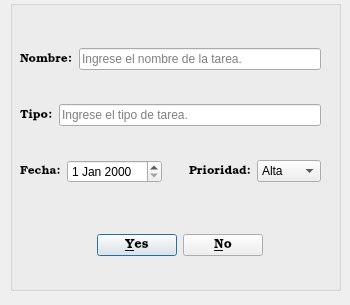
<?xml version="1.0" encoding="UTF-8"?>
<ui version="4.0">
 <class>agregartareas</class>
 <widget class="QDialog" name="agregartareas">
  <property name="geometry">
   <rect>
    <x>0</x>
    <y>0</y>
    <width>350</width>
    <height>305</height>
   </rect>
  </property>
  <property name="minimumSize">
   <size>
    <width>300</width>
    <height>300</height>
   </size>
  </property>
  <property name="maximumSize">
   <size>
    <width>350</width>
    <height>305</height>
   </size>
  </property>
  <property name="windowTitle">
   <string>Dialog</string>
  </property>
  <property name="windowIcon">
   <iconset resource="iconos.qrc">
    <normaloff>:/recursos/Nuevo.png</normaloff>:/recursos/Nuevo.png</iconset>
  </property>
  <widget class="QGroupBox" name="groupBox">
   <property name="geometry">
    <rect>
     <x>10</x>
     <y>0</y>
     <width>331</width>
     <height>291</height>
    </rect>
   </property>
   <property name="minimumSize">
    <size>
     <width>100</width>
     <height>100</height>
    </size>
   </property>
   <property name="title">
    <string/>
   </property>
   <widget class="QWidget" name="widget" native="true">
    <property name="geometry">
     <rect>
      <x>10</x>
      <y>20</y>
      <width>301</width>
      <height>191</height>
     </rect>
    </property>
    <layout class="QGridLayout" name="gridLayout">
     <item row="1" column="0">
      <layout class="QHBoxLayout" name="horizontalLayout_2">
       <item>
        <widget class="QLabel" name="label_6">
         <property name="font">
          <font>
           <family>Bookman Old Style</family>
           <pointsize>9</pointsize>
          </font>
         </property>
         <property name="text">
          <string>Tipo:</string>
         </property>
        </widget>
       </item>
       <item>
        <widget class="QLineEdit" name="inTipo">
         <property name="toolTip">
          <string>&lt;html&gt;&lt;head/&gt;&lt;body&gt;&lt;p align=&quot;justify&quot;&gt;&lt;span style=&quot; font-size:9pt;&quot;&gt;Académica&lt;/span&gt;&lt;/p&gt;&lt;p align=&quot;justify&quot;&gt;&lt;span style=&quot; font-size:9pt;&quot;&gt;Personal&lt;/span&gt;&lt;/p&gt;&lt;p align=&quot;justify&quot;&gt;&lt;span style=&quot; font-size:9pt;&quot;&gt;Familia&lt;/span&gt;&lt;/p&gt;&lt;p align=&quot;justify&quot;&gt;&lt;br/&gt;&lt;/p&gt;&lt;/body&gt;&lt;/html&gt;</string>
         </property>
         <property name="placeholderText">
          <string>Ingrese el tipo de tarea.</string>
         </property>
        </widget>
       </item>
      </layout>
     </item>
     <item row="3" column="0">
      <layout class="QHBoxLayout" name="horizontalLayout_4">
       <item>
        <widget class="QLabel" name="label_8">
         <property name="font">
          <font>
           <family>Bookman Old Style</family>
           <pointsize>9</pointsize>
          </font>
         </property>
         <property name="text">
          <string>Fecha:</string>
         </property>
        </widget>
       </item>
       <item>
        <widget class="QDateEdit" name="inFecha">
         <property name="cursor">
          <cursorShape>PointingHandCursor</cursorShape>
         </property>
         <property name="toolTip">
          <string>Fecha de entrega de la tarea.</string>
         </property>
        </widget>
       </item>
       <item>
        <spacer name="horizontalSpacer">
         <property name="orientation">
          <enum>Qt::Horizontal</enum>
         </property>
         <property name="sizeHint" stdset="0">
          <size>
           <width>40</width>
           <height>20</height>
          </size>
         </property>
        </spacer>
       </item>
       <item>
        <layout class="QHBoxLayout" name="horizontalLayout_3">
         <item>
          <widget class="QLabel" name="label_7">
           <property name="font">
            <font>
             <family>Bookman Old Style</family>
             <pointsize>9</pointsize>
            </font>
           </property>
           <property name="text">
            <string>Prioridad:</string>
           </property>
          </widget>
         </item>
         <item>
          <widget class="QComboBox" name="inPrioridad">
           <property name="cursor">
            <cursorShape>PointingHandCursor</cursorShape>
           </property>
           <property name="toolTip">
            <string>Nivel de prioridad de la tarea.</string>
           </property>
           <item>
            <property name="text">
             <string>Alta</string>
            </property>
           </item>
           <item>
            <property name="text">
             <string>Media</string>
            </property>
           </item>
           <item>
            <property name="text">
             <string>Baja</string>
            </property>
           </item>
          </widget>
         </item>
        </layout>
       </item>
      </layout>
     </item>
     <item row="0" column="0">
      <layout class="QHBoxLayout" name="horizontalLayout">
       <item>
        <widget class="QLabel" name="label_4">
         <property name="font">
          <font>
           <family>Bookman Old Style</family>
           <pointsize>9</pointsize>
          </font>
         </property>
         <property name="text">
          <string>Nombre:</string>
         </property>
        </widget>
       </item>
       <item>
        <widget class="QLineEdit" name="inNombre">
         <property name="toolTip">
          <string>Nombre de la tarea.</string>
         </property>
         <property name="placeholderText">
          <string>Ingrese el nombre de la tarea.</string>
         </property>
        </widget>
       </item>
      </layout>
     </item>
    </layout>
   </widget>
   <widget class="QWidget" name="widget_2" native="true">
    <property name="geometry">
     <rect>
      <x>70</x>
      <y>210</y>
      <width>201</width>
      <height>71</height>
     </rect>
    </property>
    <layout class="QGridLayout" name="gridLayout_2">
     <item row="0" column="0">
      <spacer name="horizontalSpacer_2">
       <property name="orientation">
        <enum>Qt::Horizontal</enum>
       </property>
       <property name="sizeHint" stdset="0">
        <size>
         <width>40</width>
         <height>20</height>
        </size>
       </property>
      </spacer>
     </item>
     <item row="0" column="1">
      <widget class="QDialogButtonBox" name="cmdBoton">
       <property name="font">
        <font>
         <family>Bookman Old Style</family>
         <pointsize>10</pointsize>
        </font>
       </property>
       <property name="cursor">
        <cursorShape>PointingHandCursor</cursorShape>
       </property>
       <property name="standardButtons">
        <set>QDialogButtonBox::No|QDialogButtonBox::Yes</set>
       </property>
      </widget>
     </item>
     <item row="0" column="2">
      <spacer name="horizontalSpacer_3">
       <property name="orientation">
        <enum>Qt::Horizontal</enum>
       </property>
       <property name="sizeHint" stdset="0">
        <size>
         <width>40</width>
         <height>20</height>
        </size>
       </property>
      </spacer>
     </item>
    </layout>
   </widget>
  </widget>
 </widget>
 <resources>
  <include location="iconos.qrc"/>
 </resources>
 <connections/>
</ui>
